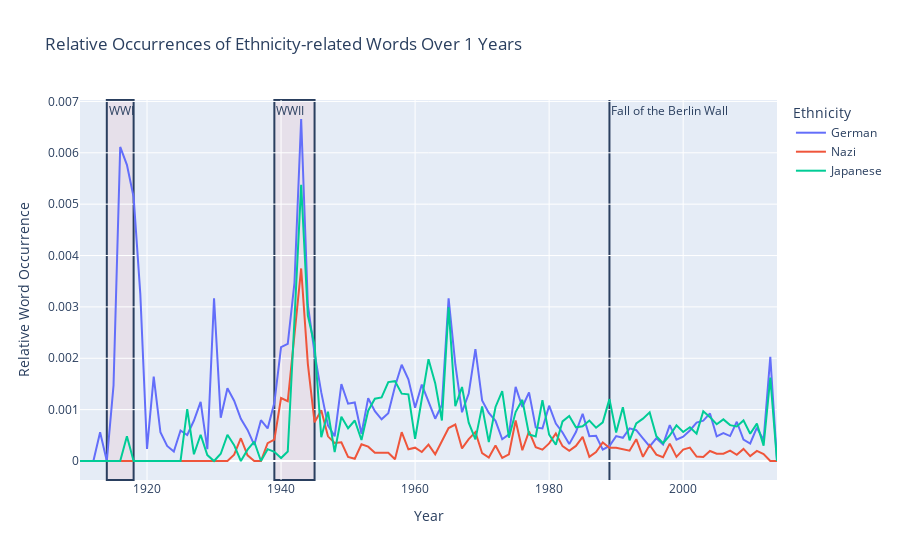

The notebook cell saved with this chart:
### Markdown cell above
We choose to group the occurrences of word by 5 years sinc the year by year data is high variance.

### Code cell
ethnicities=['German','Nazi','Japanese']
fig = plot_relative_occurrences(df_sum, ethmerged, ethnicities,1,[
    ('1914', '1918', 'WWI'),
    ('1939', '1945', 'WWII'),
    ('1989', '1989', 'Fall of the Berlin Wall')
])
fig.show()

fig_json = fig.to_json()

with open('figures/ethnicity-representation1.json', 'w') as json_file:
   json.dump(json.loads(fig_json), json_file, indent=4)
